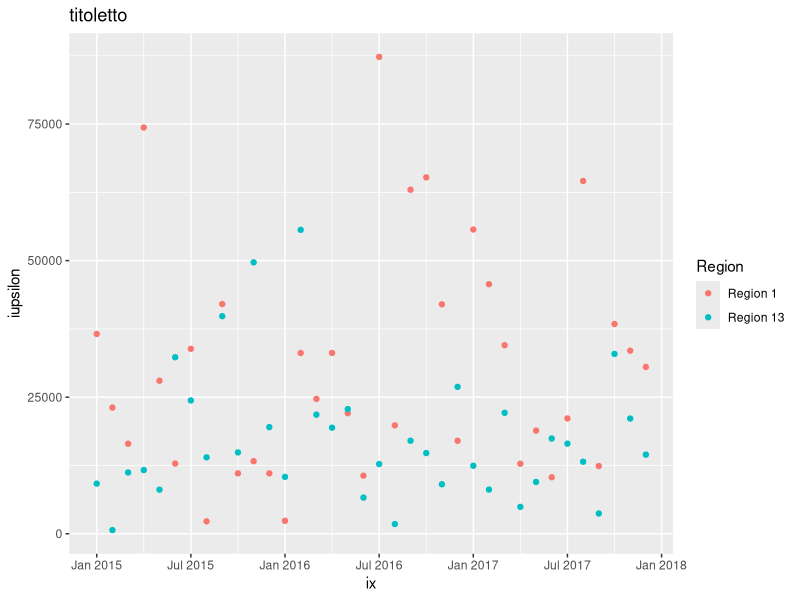

This chart was generated by the following R code:
library(readr)
library(dplyr)
library(lubridate) 
library(ggplot2)
library(zoo)

#Read in csv file
data <- read.csv("storedata.csv")

#Q1 Last 3 months of 2017, Region1 and Region9, for Customer_Segment (Corporate and Consumer) 
#TODO show in Table 1
q1 <- data %>%
  mutate(Order_Date = as.Date(data$Order_Date, format = "%Y-%m-%d")) %>%
  filter(Order_Date >= as.Date('2017-10-01') & Order_Date <= as.Date('2017-12-31')) %>%
  filter(Region == "Region 1" | Region == "Region 9") %>%
  filter(Customer_Segment == "Corporate" | Customer_Segment == "Consumer")
  
#Q2 Make a plot of the monthly total Sales in Region 1 and Region 13 in 2015, 2016 and 2017
q2 <- data %>%
  mutate(Order_Date = as.Date(data$Order_Date, format = "%Y-%m-%d")) %>%
  filter(Order_Date >= as.Date('2015-01-01') & Order_Date <= as.Date('2017-12-31')) %>%
  filter(Region == "Region 1" | Region == "Region 13") %>%
  select(Order_Date, Sales, Region) %>%
  group_by(Region, as.yearmon(Order_Date)) %>%
  summarise(Total_Sales = sum(Sales)) 

colnames(q2)[2] <- "Month_Year"

#TODO fix Figure 1. different colours for the 3 years? Like gcp's billing? Bar?
ggplot(q2, aes(x=Month_Year, y=Total_Sales, color=Region, fill=Region)) + geom_point() + xlab("ix") + 
  ylab("iupsilon") + 
  ggtitle("titoletto")

#Q3 In Figure 1, identify the months where the total Sales in Region 13 is greater than the total Sales in Region 1
#TODO show in Table 2
  #TODO for each month (regardless of the year?) -> 'Sales' in Region 13 > 'Sales' in Region 1

#Q4 Find average Profit per Customer_Segment and Product_Category in 2017, for all regions except Region 3, 5 & 8 
#TODO - What segment produced the highest average profit? 
#TODO show in Table 3
q4 <- data %>%
  mutate(Order_Date = as.Date(data$Order_Date, format = "%Y-%m-%d")) %>%
  filter(Order_Date >= as.Date('2017-01-01') & Order_Date <= as.Date('2017-12-31')) %>%
  filter(Region != "Region 3" | Region != "Region 5" | Region != "Region 8")
#TODO mean by group_by Customer_Segment and Product_Category -> max (per il secondo todo)

#Q5 You are asked to estimate a SARIMA model on the aggregated monthly Order_Quantity in the: 
# Customer_Segment; Small Business and Product_Category; Office Supplies
#TODO - read more info on the task page + run on here and if it needs 30 minutes, then run on PC's in the uni's lab


